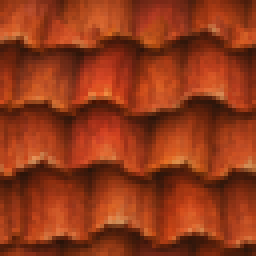
#> input picture Tools/bellwake/surface_sources/terracotta.png, 64 x 64 px (shown 4 times larger)
$ python surface_paint.py
#> lines starting #> are read from the running program, lines starting #| are printed output that depends on the picture
"""Colour-grade Bellwake's original 64-texel image studies for each surface."""
from pathlib import Path
import numpy as np
from PIL import Image

SOURCES = Path(__file__).with_name("surface_sources")
TEXTURES = Path(__file__).resolve().parents[2] / "Assets/Resources/Bellwake/Textures"

# Centre colour and luminance deviation in sRGB. Preserve local hue variations in
# the painting while allowing, for example, a sunny oak and a shaded elder crown.
SURFACES = {
    "RoofTiles": ("terracotta", (143, 71, 39), 30),
    "RoofSlate": ("slate", (83, 99, 102), 23),
    "GateStone": ("flagstones", (142, 138, 119), 21),
    "Setts": ("cobbles", (130, 105, 89), 22),
    "Causeway": ("flagstones", (153, 135, 100), 22),
    "Slate": ("flagstones", (89, 91, 112), 20),
    "Loam": ("earth", (118, 90, 60), 18),
    "Moss": ("turf", (88, 111, 58), 19),
    "RimeSnow": ("snow", (187, 203, 206), 14),
    "HousePlaster": ("limewash", (199, 180, 143), 19),
    "OchrePlaster": ("limewash", (174, 132, 86), 19),
    "Wood": ("oak", (91, 64, 39), 21),
    "TarredOak": ("dock-oak", (82, 72, 54), 18),
    "Masonry": ("fieldstone", (126, 120, 102), 28),
    "SpringStone": ("well-stone", (125, 125, 108), 30),
    "HarbourBrick": ("brick", (133, 79, 55), 24),
    "Mountain": ("cliff", (115, 111, 109), 19),
    "MarketCutbank": ("cliff", (135, 121, 83), 24),
    "ChoirOutcrop": ("cliff", (91, 99, 67), 22),
    "MossRock": ("cliff", (97, 109, 76), 22),
    "Shale": ("cliff", (95, 107, 108), 20),
    "Basalt": ("cliff", (78, 70, 76), 17),
    "Grass": ("turf", (110, 119, 57), 22),
    "VillageTurf": ("turf", (119, 130, 61), 21),
    "ChoirLoam": ("turf", (78, 93, 47), 18),
    "DirtPath": ("earth", (143, 113, 72), 19),
    "Leaves": ("oak-leaves", (83, 110, 42), 24),
    "RowanLeaf0": ("oak-leaves", (83, 109, 52), 21),
    "RowanLeaf1": ("oak-leaves", (99, 125, 59), 23),
    "RowanLeaf2": ("oak-leaves", (73, 99, 53), 21),
    "ElderLeaf": ("oak-leaves", (91, 117, 52), 23),
    "ElderBark": ("bark", (101, 81, 54), 24),
    "Water": ("water", (67, 132, 137), 16),
    "ParishWater": ("water", (83, 128, 127), 13),
    "WindowDark": ("smoked-glass", (64, 76, 76), 20),
    "WindowLight": ("horn-pane", (171, 123, 55), 22),
    "Amber": ("amber-glass", (225, 165, 68), 24),
    "SeaGlass": ("sea-glass", (100, 186, 164), 24),
    "Fur": ("fur", (111, 73, 45), 21),
    "RiverSteel": ("iron", (153, 172, 174), 19),
    "Brass": ("bronze", (153, 118, 62), 18),
    "BellMetal": ("bronze", (145, 106, 67), 19),
    "MillCanvas": ("linen", (207, 189, 148), 14),
    "Awning": ("blue-canvas", (84, 131, 122), 15),
    "SeaCloth": ("blue-canvas", (65, 127, 140), 14),
    "FernCloth": ("linen", (84, 126, 86), 13),
    "NightCloth": ("blue-canvas", (102, 83, 127), 13),
    "CoalCloth": ("linen", (158, 86, 56), 13),
    "Pennon": ("linen", (172, 80, 51), 14),
}


def tinted(study, colour, contrast, size=(64, 64)):
#> called with study = 'terracotta', colour = (143, 71, 39), contrast = 30, size = (64, 64)
    with Image.open(SOURCES / (study + ".png")) as source:
#> source is the input picture: PIL image 64x64 RGB; mean R, G, B 145.8, 56.2, 24
        pixels = np.asarray(source.resize(size, Image.Resampling.LANCZOS), dtype=float)
    centered = pixels - np.median(pixels, axis=(0, 1))
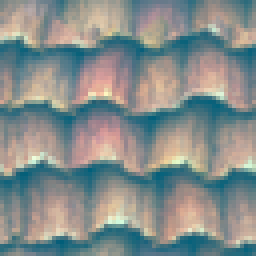
#> centered: shape (64, 64, 3) float64 (shown 4 times larger); mean R, G, B -4.2, 2.2, 1; drawn with min black and max white
    light = centered @ [0.299, 0.587, 0.114]
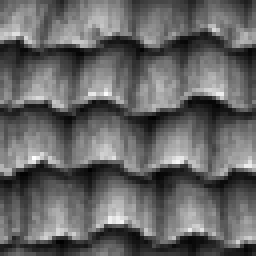
#> light: shape (64, 64) float64 (shown 4 times larger); min -54.43, max 83.15, mean 0.1; drawn with min black and max white
    # Dark crevices retain colour. In particular, avoid yellow-white tips on green crowns.
    chroma = centered - light[..., None]
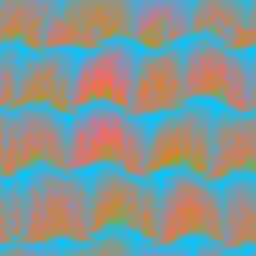
#> chroma: shape (64, 64, 3) float64 (shown 4 times larger); mean R, G, B -4.4, 2.1, 0.9; drawn with min black and max white
    shading = light[..., None] * (contrast / max(1, light.std()))
    output = colour + shading * [1.02, 0.98, 0.83] + chroma * .37
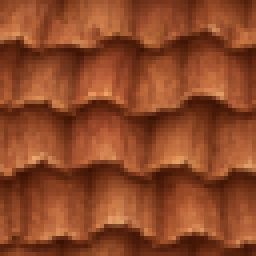
#> output: shape (64, 64, 3) float64 (shown 4 times larger); mean of channels 0, 1, 2 141.5, 71.9, 39.4; drawn as R, G, B
    return Image.fromarray(np.uint8(np.clip(np.round(output), 0, 255)))


def save_tile(name, destination=TEXTURES):
    if name == "SpringStone":
        wall = np.asarray(tinted(*SURFACES[name], size=(128,76)))
        top = np.asarray(tinted("well-coping", (150, 145, 123), 22, (128,36)))
        sheet = np.concatenate((np.pad(wall, ((4,4),(0,0),(0,0)), mode="edge"),
                                np.pad(top, ((4,4),(0,0),(0,0)), mode="edge")))
        Image.fromarray(sheet).save(destination / "SpringStone.png", optimize=True)
        return
    size = (32, 64) if name == "MillCanvas" else (64, 64)
    tile = tinted(*SURFACES[name], size=size)
    if name == "RowanLeaf1":
        tile = tile.transpose(Image.Transpose.ROTATE_90)
    elif name == "RowanLeaf2":
        tile = tile.transpose(Image.Transpose.FLIP_LEFT_RIGHT)
    tile.save(destination / (name + ".png"), optimize=True)


# Each island fills a 64px cell including its mirrored gutter. Later mip levels
# see a neighbourhood of one material before neighbouring colours enter the sample.
PANEL_SIZE = 56
GUTTER = 4
PITCH = 64
COLUMNS = 4
PANEL_NAMES = ("door", "window", "crate", "cask", "door-boards", "shutter")


# [18 lines left out: function joinery, not called in this run]


# The left half retains every original skin, hair, eye and tool island. The right
# half is a continuous garment unwrap; one chest motif spans multiple polygons.
GARB = {"OrlaAtelier": "flight-coat", "MossAtelier": "lichen-coat",
        "FenAtelier": "storm-coat", "OssaAtelier": "kiln-apron"}


# [23 lines left out: function costume, not called in this run]


if __name__ == "__main__":
    for material in SURFACES:
        save_tile(material)
#> pass 2 of the loop `for material in SURFACES:`:
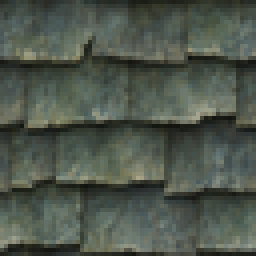
#> input picture Tools/bellwake/surface_sources/slate.png, 64 x 64 px (shown 4 times larger)
#> in tinted, source is the input picture: PIL image 64x64 RGB; mean R, G, B 78.2, 86.3, 75.9
#> in tinted (call 2), `chroma = centered - light[..., None]`:
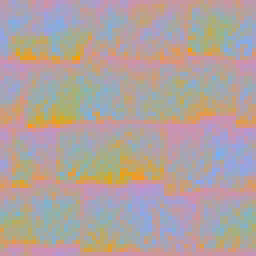
#> chroma: shape (64, 64, 3) float64 (shown 4 times larger); mean R, G, B 1.73, -0.671, -1.08; drawn with min black and max white
#> in tinted (call 2), `output = colour + shading * [1.02, 0.98, 0.83] + chroma * .37`:
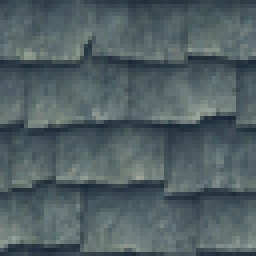
#> output: shape (64, 64, 3) float64 (shown 4 times larger); mean of channels 0, 1, 2 81.8, 97, 100.1; drawn as R, G, B
#> pass 3 of the loop `for material in SURFACES:`:
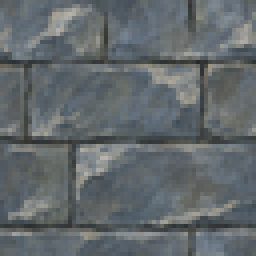
#> input picture Tools/bellwake/surface_sources/flagstones.png, 64 x 64 px (shown 4 times larger)
#> in tinted, source is the input picture: PIL image 64x64 RGB; mean R, G, B 98.5, 105, 108.2
#> in tinted (call 3), `chroma = centered - light[..., None]`:
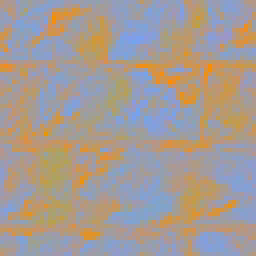
#> chroma: shape (64, 64, 3) float64 (shown 4 times larger); mean R, G, B 1.15, -0.354, -1.19; drawn with min black and max white
#> in tinted (call 3), `output = colour + shading * [1.02, 0.98, 0.83] + chroma * .37`:
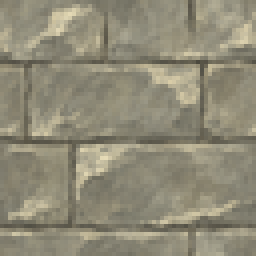
#> output: shape (64, 64, 3) float64 (shown 4 times larger); mean of channels 0, 1, 2 143.9, 139.3, 119.7; drawn as R, G, B
#> (the run stopped early here; a loop or call above may not have finished)
